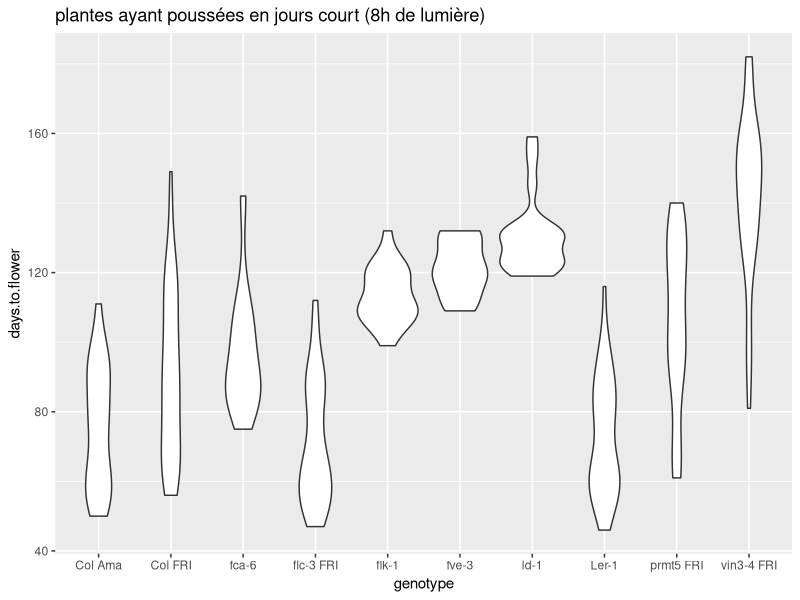
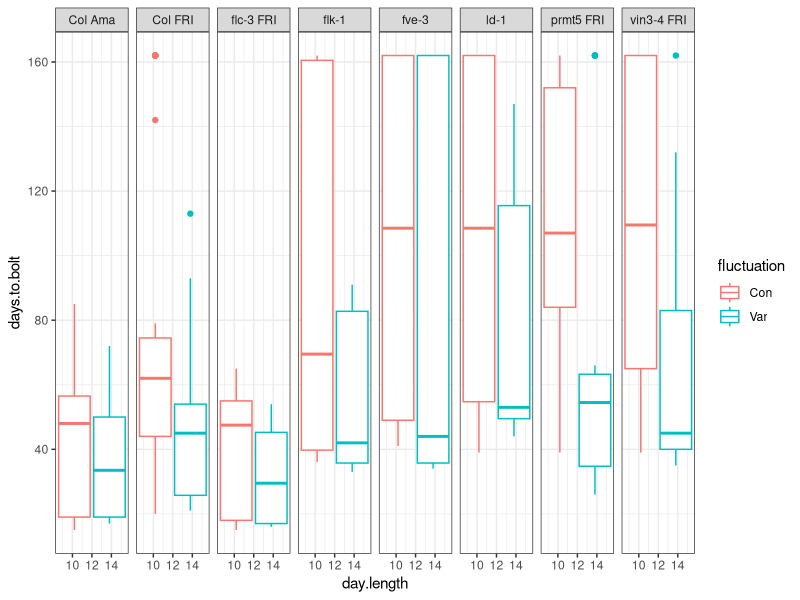

The R script that drew these images, in order:
## ---- chunk 1
knitr::opts_chunk$set(echo = TRUE)
## ---- chunk 2

library(tidyverse)

expt1 <- read_tsv("../data/burghardt_et_al_2015_expt1.txt")
## ---- chunk 3
select(expt1, contains("mm"))
## ---- chunk 4
# 1. Filtrez les plantes qui ne sont pas du background Ler et qui ont été traitées avec une température fluctuante.

filter(expt1, background!="Ler" & fluctuation=="Var")


# 2. Filtrez les plantes qui ont fleuries (bolt) en moins de  57 jours et qui ont moins de 40 feuilles.

filter(expt1, days.to.bolt<57  & rosette.leaf.num<40)


# 3. Filtrez les plantes du génotype fca-6 pour qui le blade.length.mm n'est pas manquant

filter(expt1, genotype=="fca-6"  & !is.na(blade.length.mm))


## ---- chunk 5

filter(expt1,  background!="Ler" & fluctuation=="Var") %>% 
  select(genotype, blade.length.mm, contains("bolt"))

## ---- chunk 6

filter(expt1,  day.length==8) %>% 
  ggplot((aes( x=genotype, y=days.to.flower))) +
  geom_violin() +
  ggtitle("plantes ayant poussées en jours court (8h de lumière)")

## ---- chunk 7

filter(expt1, grepl("Col", background) & temperature == 22) %>% 
  ggplot(aes(x=day.length, y=days.to.bolt, color=fluctuation)) +
  geom_boxplot()+
  facet_grid(.~genotype) +
  theme_bw()


